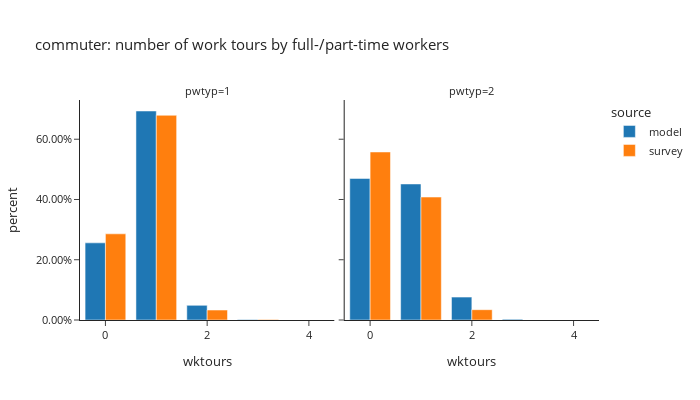

The code cell stored with this chart in its notebook:
### Code cell
_df = workers[workers['worker_type']=="commuter"].groupby(['source','pwtyp','wktours'])['pdexpfac'].sum().reset_index()
_df['percent'] = _df.groupby(['source','pwtyp'], group_keys=False)['pdexpfac'].apply(lambda x: x / float(x.sum()))

fig = px.bar(_df, x='wktours', y="percent", custom_data=['pdexpfac'],
             facet_col="pwtyp",color="source",
             barmode="group",template="simple_white",
             title="commuter: number of work tours by full-/part-time workers")
# fig.for_each_annotation(lambda a: a.update(text = a.text.split("=")[-1]))
fig.update_traces(hovertemplate="share of workers: %{y:.2%}<br>" +
                                "worker counts: %{customdata[0]:.0f}",)
fig.update_layout(height=400, width=700, font=dict(size=11),
                  yaxis_tickformat = '.2%')
fig.show()

### Figure 1 — Plotly figure (JSON) as saved in the notebook; plotly's stock layout.template omitted (floating-point values rounded to 4 significant figures)
{"data": [{"alignmentgroup": "True", "customdata": [[344480], [933240], [65360], [2220]], "hovertemplate": "share of workers: %{y:.2%}<br>worker counts: %{customdata[0]:.0f}", "legendgroup": "model", "marker": {"color": "#1F77B4", "pattern": {"shape": ""}}, "name": "model", "offsetgroup": "model", "orientation": "v", "showlegend": true, "textposition": "auto", "type": "bar", "x": [0, 1, 2, 3], "xaxis": "x", "y": [0.2561, 0.6937, 0.04858, 0.00165], "yaxis": "y"}, {"alignmentgroup": "True", "customdata": [[149390], [143580], [24160], [840]], "hovertemplate": "share of workers: %{y:.2%}<br>worker counts: %{customdata[0]:.0f}", "legendgroup": "model", "marker": {"color": "#1F77B4", "pattern": {"shape": ""}}, "name": "model", "offsetgroup": "model", "orientation": "v", "showlegend": false, "textposition": "auto", "type": "bar", "x": [0, 1, 2, 3], "xaxis": "x2", "y": [0.4698, 0.4516, 0.07598, 0.002642], "yaxis": "y2"}, {"alignmentgroup": "True", "customdata": [[284300.0], [675500.0], [32820.0], [1324.0], [164.9]], "hovertemplate": "share of workers: %{y:.2%}<br>worker counts: %{customdata[0]:.0f}", "legendgroup": "survey", "marker": {"color": "#FF7F0E", "pattern": {"shape": ""}}, "name": "survey", "offsetgroup": "survey", "orientation": "v", "showlegend": true, "textposition": "auto", "type": "bar", "x": [0, 1, 2, 3, 4], "xaxis": "x", "y": [0.286, 0.6795, 0.03301, 0.001332, 0.0001659], "yaxis": "y"}, {"alignmentgroup": "True", "customdata": [[181700.0], [133000.0], [11150.0]], "hovertemplate": "share of workers: %{y:.2%}<br>worker counts: %{customdata[0]:.0f}", "legendgroup": "survey", "marker": {"color": "#FF7F0E", "pattern": {"shape": ""}}, "name": "survey", "offsetgroup": "survey", "orientation": "v", "showlegend": false, "textposition": "auto", "type": "bar", "x": [0, 1, 2], "xaxis": "x2", "y": [0.5577, 0.4081, 0.03422], "yaxis": "y2"}], "layout": {"annotations": [{"font": {}, "showarrow": false, "text": "pwtyp=1", "x": 0.245, "xanchor": "center", "xref": "paper", "y": 1, "yanchor": "bottom", "yref": "paper"}, {"font": {}, "showarrow": false, "text": "pwtyp=2", "x": 0.755, "xanchor": "center", "xref": "paper", "y": 1, "yanchor": "bottom", "yref": "paper"}], "barmode": "group", "font": {"size": 11}, "height": 400, "legend": {"title": {"text": "source"}, "tracegroupgap": 0}, "title": {"text": "commuter: number of work tours by full-/part-time workers"}, "width": 700, "xaxis": {"anchor": "y", "domain": [0, 0.49], "title": {"text": "wktours"}}, "xaxis2": {"anchor": "y2", "domain": [0.51, 1], "matches": "x", "title": {"text": "wktours"}}, "yaxis": {"anchor": "x", "domain": [0, 1], "tickformat": ".2%", "title": {"text": "percent"}}, "yaxis2": {"anchor": "x2", "domain": [0, 1], "matches": "y", "showticklabels": false}}}
